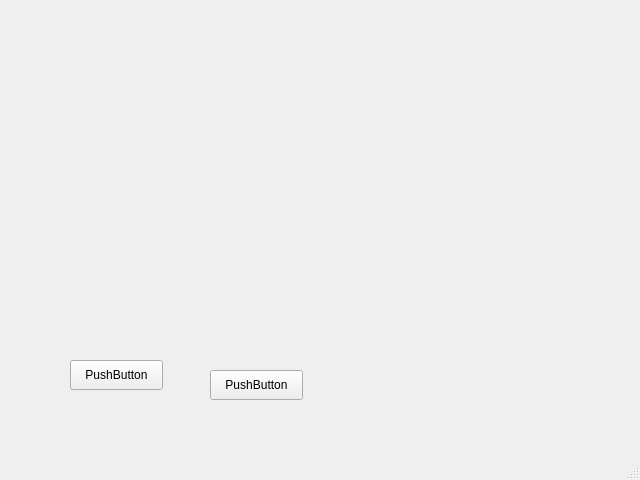
<?xml version="1.0" encoding="UTF-8"?>
<ui version="4.0">
 <class>MainWindow</class>
 <widget class="QMainWindow" name="MainWindow">
  <property name="geometry">
   <rect>
    <x>0</x>
    <y>0</y>
    <width>640</width>
    <height>480</height>
   </rect>
  </property>
  <property name="windowTitle">
   <string>MainWindow</string>
  </property>
  <widget class="QWidget" name="centralwidget">
   <widget class="QtSceneCanvas" name="canvas" native="true">
    <property name="geometry">
     <rect>
      <x>80</x>
      <y>50</y>
      <width>431</width>
      <height>231</height>
     </rect>
    </property>
   </widget>
   <widget class="QPushButton" name="pushButton">
    <property name="geometry">
     <rect>
      <x>70</x>
      <y>360</y>
      <width>93</width>
      <height>30</height>
     </rect>
    </property>
    <property name="text">
     <string>PushButton</string>
    </property>
   </widget>
   <widget class="QPushButton" name="pushButton_2">
    <property name="geometry">
     <rect>
      <x>210</x>
      <y>370</y>
      <width>93</width>
      <height>30</height>
     </rect>
    </property>
    <property name="text">
     <string>PushButton</string>
    </property>
   </widget>
  </widget>
  <widget class="QMenuBar" name="menubar">
   <property name="geometry">
    <rect>
     <x>0</x>
     <y>0</y>
     <width>640</width>
     <height>26</height>
    </rect>
   </property>
  </widget>
  <widget class="QStatusBar" name="statusbar"/>
 </widget>
 <customwidgets>
  <customwidget>
   <class>QtSceneCanvas</class>
   <extends>QWidget</extends>
   <header>vispy.app.qt</header>
   <container>1</container>
  </customwidget>
 </customwidgets>
 <resources/>
 <connections/>
</ui>
